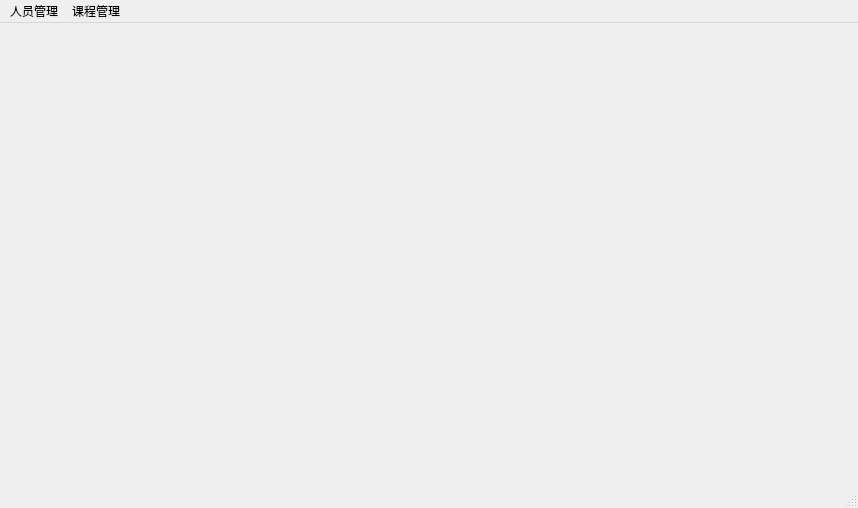
<?xml version="1.0" encoding="UTF-8"?>
<ui version="4.0">
 <class>adminWindow</class>
 <widget class="QMainWindow" name="adminWindow">
  <property name="geometry">
   <rect>
    <x>0</x>
    <y>0</y>
    <width>858</width>
    <height>508</height>
   </rect>
  </property>
  <property name="minimumSize">
   <size>
    <width>858</width>
    <height>508</height>
   </size>
  </property>
  <property name="maximumSize">
   <size>
    <width>858</width>
    <height>508</height>
   </size>
  </property>
  <property name="windowTitle">
   <string>MainWindow</string>
  </property>
  <widget class="QWidget" name="centralwidget">
   <widget class="QStackedWidget" name="stackedWidget">
    <property name="geometry">
     <rect>
      <x>0</x>
      <y>0</y>
      <width>851</width>
      <height>461</height>
     </rect>
    </property>
    <widget class="QWidget" name="page"/>
    <widget class="QWidget" name="page_2"/>
   </widget>
  </widget>
  <widget class="QMenuBar" name="menubar">
   <property name="geometry">
    <rect>
     <x>0</x>
     <y>0</y>
     <width>858</width>
     <height>23</height>
    </rect>
   </property>
   <widget class="QMenu" name="menu">
    <property name="title">
     <string>人员管理</string>
    </property>
    <addaction name="actionStuInfo"/>
    <addaction name="actionTeaInfo"/>
   </widget>
   <widget class="QMenu" name="menu_2">
    <property name="title">
     <string>课程管理</string>
    </property>
    <addaction name="actionCourseInfo"/>
    <addaction name="actionSelectCourse"/>
   </widget>
   <addaction name="menu"/>
   <addaction name="menu_2"/>
  </widget>
  <widget class="QStatusBar" name="statusbar"/>
  <action name="actionStuInfo">
   <property name="text">
    <string>学生信息管理</string>
   </property>
  </action>
  <action name="actionTeaInfo">
   <property name="text">
    <string>教师信息管理</string>
   </property>
  </action>
  <action name="actionCourseInfo">
   <property name="text">
    <string>课程信息管理</string>
   </property>
  </action>
  <action name="actionSelectCourse">
   <property name="text">
    <string>选课管理</string>
   </property>
  </action>
 </widget>
 <resources/>
 <connections/>
</ui>
